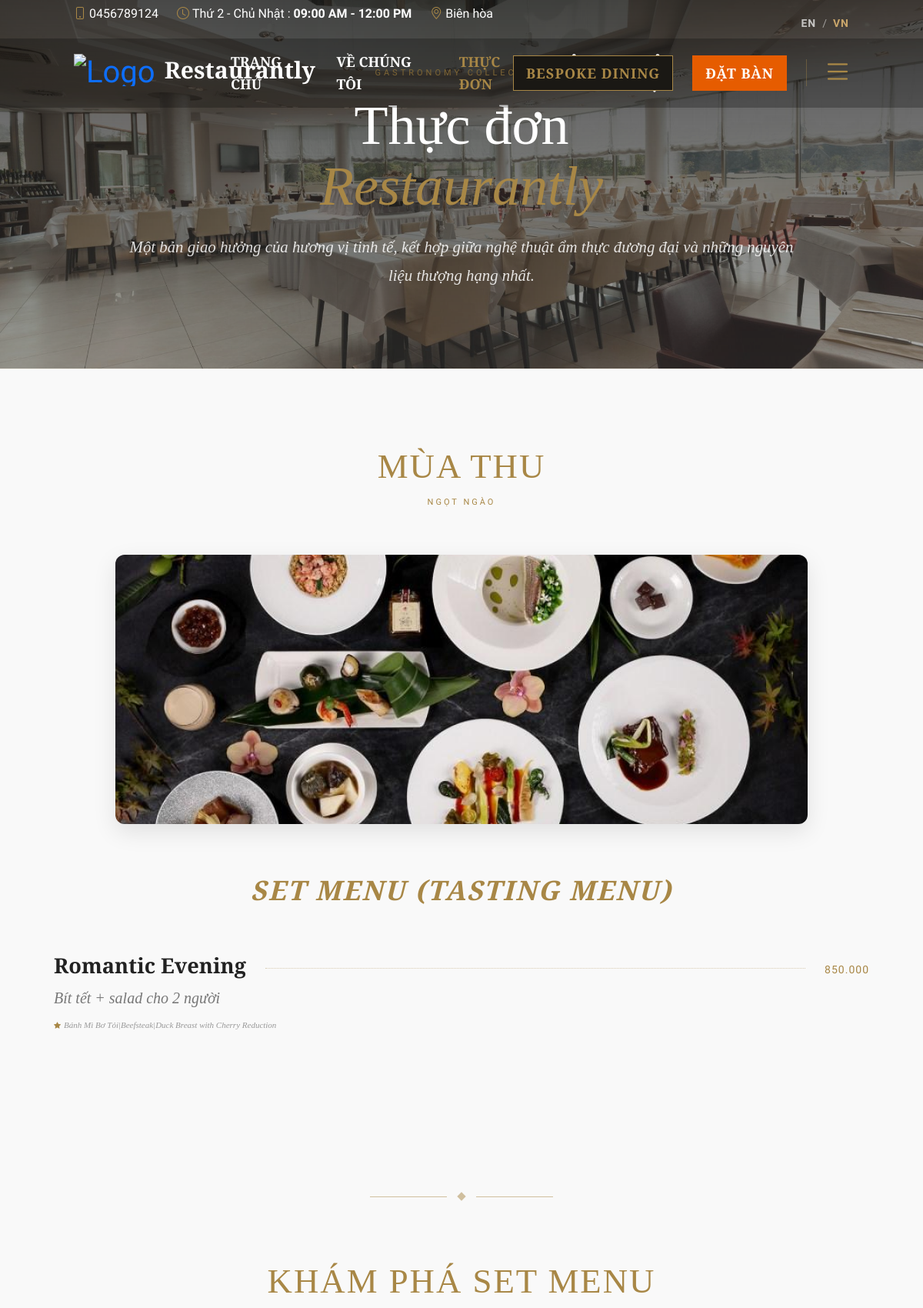
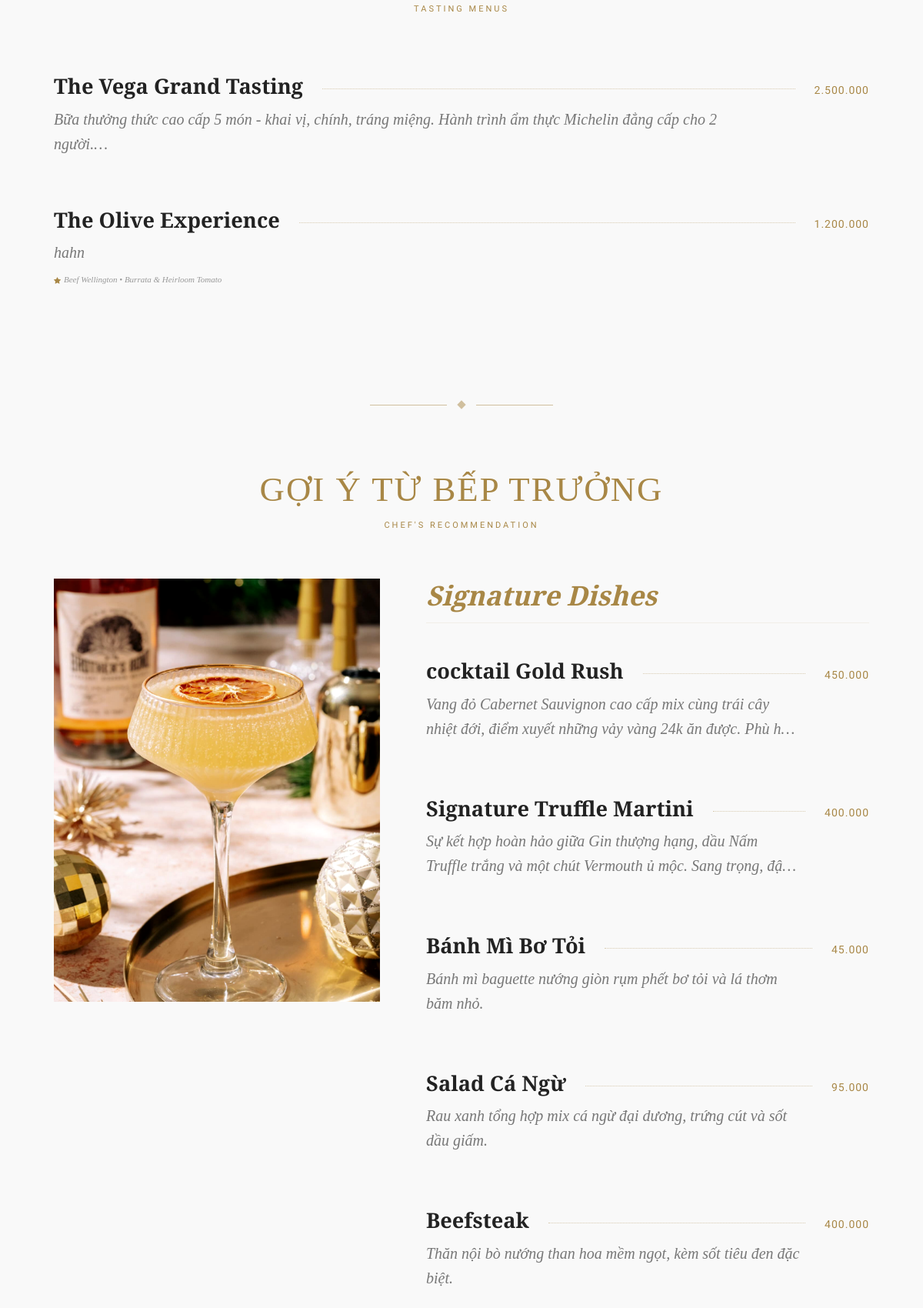
Page /menu.php (upper part) on the committed database (2 pictures, top to bottom).
### tables this page shows
CREATE TABLE `themes` (
  `id` int(11) NOT NULL,
  `name` varchar(255) NOT NULL,
  `description` text DEFAULT NULL,
  `start_date` datetime DEFAULT NULL,
  `end_date` datetime DEFAULT NULL,
  `image` varchar(255) DEFAULT NULL,
  `is_active` tinyint(1) DEFAULT 1,
  `created_at` timestamp NOT NULL DEFAULT current_timestamp()
);

CREATE TABLE `combos` (
  `id` int(11) NOT NULL,
  `name` varchar(255) NOT NULL,
  `description` text DEFAULT NULL,
  `price` decimal(15,2) NOT NULL,
  `image` varchar(255) DEFAULT NULL,
  `status` tinyint(1) DEFAULT 1,
  `is_active` tinyint(1) NOT NULL DEFAULT 1,
  `created_at` timestamp NOT NULL DEFAULT current_timestamp(),
  `theme_id` int(11) DEFAULT NULL
);

CREATE TABLE `foods` (
  `id` int(11) NOT NULL,
  `category_id` int(11) DEFAULT NULL,
  `name` varchar(255) NOT NULL,
  `price` decimal(15,2) NOT NULL,
  `image` varchar(255) DEFAULT NULL,
  `description` text DEFAULT NULL,
  `status` tinyint(1) DEFAULT 1,
  `max_toppings` int(11) DEFAULT 4,
  `is_active` tinyint(1) NOT NULL DEFAULT 1,
  `is_chef_recommended` tinyint(1) DEFAULT 0,
  `allergens` text DEFAULT NULL,
  `wine_pairing_id` int(11) DEFAULT NULL,
  `chef_note` text DEFAULT NULL,
  `food_journey` text DEFAULT NULL,
  `cooking_technique` text DEFAULT NULL,
  `theme_id` int(11) DEFAULT NULL,
  `cooking_status` text DEFAULT NULL
);

### menu.php (the view, shortened to what this page needs)
<?php
$database = new Database();
$db = $database->getConnection();
$active_themes = $db->query("SELECT * FROM themes WHERE is_active = 1 AND (start_date IS NULL OR start_date <= NOW()) AND (end_date IS NULL OR end_date >= NOW()) ORDER BY id DESC")->fetchAll(PDO::FETCH_ASSOC);
foreach ($active_themes as &$t) {
    $t_combos = $db->prepare("SELECT c.*, GROUP_CONCAT(f.name SEPARATOR '|') as list_foods FROM combos c LEFT JOIN combo_items ci ON c.id = ci.combo_id LEFT JOIN foods f ON ci.food_id = f.id WHERE c.theme_id = ? AND c.is_active = 1 GROUP BY c.id");
    $t_combos->execute([$t['id']]);
    $t['combos'] = $t_combos->fetchAll(PDO::FETCH_ASSOC);
}
$all_foods      = $db->query("SELECT f.*, c.name as cat_name, (SELECT GROUP_CONCAT(CONCAT(i.item_name, ',', IFNULL(i.category, '')) SEPARATOR ',') FROM food_recipes fr JOIN inventory i ON fr.ingredient_id = i.id WHERE fr.food_id = f.id) as recipe_ingredients, (SELECT GROUP_CONCAT(CONCAT(tp.name, ' (+', FORMAT(tp.price, 0), 'đ)') SEPARATOR ' | ') FROM food_toppings ft JOIN toppings tp ON ft.topping_id = tp.id WHERE ft.food_id = f.id AND tp.status=1) as list_toppings FROM foods f LEFT JOIN categories c ON f.category_id = c.id WHERE f.is_active = 1 AND (f.theme_id IS NULL OR f.theme_id = 0) ORDER BY f.id DESC")->fetchAll(PDO::FETCH_ASSOC);
$chef_foods     = $db->query("SELECT f.*, c.name as cat_name, (SELECT GROUP_CONCAT(CONCAT(i.item_name, ',', IFNULL(i.category, '')) SEPARATOR ',') FROM food_recipes fr JOIN inventory i ON fr.ingredient_id = i.id WHERE fr.food_id = f.id) as recipe_ingredients, (SELECT GROUP_CONCAT(CONCAT(tp.name, ' (+', FORMAT(tp.price, 0), 'đ)') SEPARATOR ' | ') FROM food_toppings ft JOIN toppings tp ON ft.topping_id = tp.id WHERE ft.food_id = f.id AND tp.status=1) as list_toppings FROM foods f LEFT JOIN categories c ON f.category_id = c.id WHERE f.is_active = 1 AND f.is_chef_recommended = 1 AND (f.theme_id IS NULL OR f.theme_id = 0) ORDER BY f.id DESC")->fetchAll(PDO::FETCH_ASSOC);
$user_allergies = [];
function hasAllergen($food, $user_allergies) {
    if (empty($user_allergies)) return false;
    return false;
}
include __DIR__ . '/views/client/layouts/header.php';
?>
<section class="editorial-hero">
   <div class="editorial-hero-bg"></div>
   <div class="editorial-hero-overlay"></div>
   <div class="editorial-hero-content">
       <span class="eyebrow">Gastronomy Collection</span>
       <h1>Thực đơn<br><em>Restaurantly</em></h1>
       <p>Một bản giao hưởng của hương vị tinh tế, kết hợp giữa nghệ thuật ẩm thực đương đại và những nguyên liệu thượng hạng&nbsp;nhất.</p>
   </div>
</section>
<div class="editorial-menu-container">
    <?php if(!empty($active_themes)): ?>
        <?php foreach($active_themes as $t): ?>
            <div class="menu-section tasting-menu-section" style="margin-bottom: 80px;">
                <h2 class="menu-section-title"><?= htmlspecialchars($t['name']) ?></h2>
                <div class="menu-section-subtitle"><?= htmlspecialchars($t['description']) ?></div>
                <?php if(!empty($t['image'])): ?>
                <div style="width: 100%; max-width: 900px; height: 350px; margin: 0 auto 40px auto; border-radius: 12px; overflow: hidden; box-shadow: 0 10px 30px rgba(0,0,0,0.1);">
                    <img src="<?= htmlspecialchars($t['image']) ?>" style="width:100%; height:100%; object-fit: cover; transition: transform 0.5s ease;" onmouseover="this.style.transform='scale(1.05)'" onmouseout="this.style.transform='scale(1)'" alt="<?= htmlspecialchars($t['name']) ?>">
                </div>
                <?php endif; ?>
                <div class="menu-list">
                    <?php if(!empty($t['combos'])): ?>
                        <div class="menu-category mt-4" style="display: block;">
                            <div class="category-content-wrap" style="width: 100%; max-width: 100%; padding: 0;">
                                <h3 class="category-title" style="text-align:center; border:none; margin-bottom: 20px; text-transform: uppercase; letter-spacing: 2px;">Set Menu (Tasting Menu)</h3>
                                <div class="menu-list" style="margin-top: 30px;">
                                    <?php foreach($t['combos'] as $row): ?>
                                    <div class="menu-item menu-hover-trigger" data-img="public/assets/img/combos/<?= htmlspecialchars($row['image'] ?: 'default-combo.jpg') ?>" onclick="window.location.href='combo_detail.php?id=<?= $row['id'] ?>'" style="cursor:pointer; transition: background 0.3s ease;">
                                        <div class="menu-item-header">
                                            <span class="menu-item-name"><?= htmlspecialchars($row['name']) ?></span>
                                            <span class="menu-item-dots"></span>
                                            <span class="menu-item-price"><?= number_format($row['price'],0,',','.') ?></span>
                                        </div>
                                        <p class="menu-item-desc">
                                            <?= htmlspecialchars($row['description']) ?>
                                            <br><i class="bi bi-star-fill me-1" style="color:#A88746; font-size:9px; margin-top:5px;"></i><span style="font-size:11px; color:#999;"><?= htmlspecialchars(str_replace(',', ' • ', $row['list_foods'])) ?></span>
                                        </p>
                                    </div>
                                    <?php endforeach; ?>
                                </div>
                            </div>
                        </div>
                    <?php endif; ?>
                </div>
            </div>
            <div class="menu-divider"><div class="diamond"></div></div>
        <?php endforeach; ?>
    <?php endif; ?>
    <?php
    $standalone_sets = $db->query("
        SELECT c.*, GROUP_CONCAT(f.name ORDER BY f.name SEPARATOR ', ') as list_foods
        FROM combos c
        LEFT JOIN combo_items ci ON c.id = ci.combo_id
        LEFT JOIN foods f ON ci.food_id = f.id
        WHERE c.is_active = 1
        AND (c.theme_id IS NULL OR c.theme_id NOT IN (
            SELECT id FROM themes WHERE is_active = 1 AND (start_date IS NULL OR start_date <= NOW()) AND (end_date IS NULL OR end_date >= NOW())
        ))
        GROUP BY c.id ORDER BY c.id DESC
    ")->fetchAll(PDO::FETCH_ASSOC);
    ?>
    <?php if(!empty($standalone_sets)): ?>
    <div class="menu-section a-la-carte-section">
        <h2 class="menu-section-title">Khám Phá Set Menu</h2>
        <div class="menu-section-subtitle">Tasting Menus</div>
        <div class="menu-category mt-4" style="display: block;">
            <div class="category-content-wrap" style="width: 100%; max-width: 100%; padding: 0;">
                <div class="menu-list">
                    <?php foreach($standalone_sets as $row): ?>
                    <div class="menu-item menu-hover-trigger" data-img="public/assets/img/combos/<?= htmlspecialchars($row['image'] ?: 'default-combo.jpg') ?>" onclick="window.location.href='combo_detail.php?id=<?= $row['id'] ?>'" style="cursor:pointer; transition: background 0.3s ease;">
                        <div class="menu-item-header">
                            <span class="menu-item-name"><?= htmlspecialchars($row['name']) ?></span>
                            <span class="menu-item-dots"></span>
                            <span class="menu-item-price"><?= number_format($row['price'],0,',','.') ?></span>
                        </div>
                        <p class="menu-item-desc">
                            <?= htmlspecialchars($row['description']) ?>
                            <br><i class="bi bi-star-fill me-1" style="color:#A88746; font-size:9px; margin-top:5px;"></i><span style="font-size:11px; color:#999;"><?= htmlspecialchars(str_replace(',', ' • ', $row['list_foods'])) ?></span>
                        </p>
                    </div>
                    <?php endforeach; ?>
                </div>
            </div>
        </div>
    </div>
    <div class="menu-divider"><div class="diamond"></div></div>
    <?php endif; ?>
    <?php if(!empty($chef_foods)): ?>
    <div class="menu-section a-la-carte-section">
        <h2 class="menu-section-title">Gợi Ý Từ Bếp Trưởng</h2>
        <div class="menu-section-subtitle">Chef's Recommendation</div>
        <div class="menu-category">
            <div class="category-image-wrap">
                <img id="cat-img-chef" src="public/assets/img/menu/<?= htmlspecialchars($chef_foods[0]['image']) ?>" class="category-image" onerror="this.onerror=null; this.src='https://placehold.co/800x600/262629/A88746?text=No+Image'" style="transition: opacity 0.15s ease;">
            </div>
            <div class="category-content-wrap">
                <h3 class="category-title">Signature Dishes</h3>
                <div class="menu-list">
                    <?php foreach($chef_foods as $f):
                        $has_al = hasAllergen($f, $user_allergies);
                    ?>
                    <div class="menu-item menu-hover-trigger <?= $has_al ? 'allergy-item' : '' ?>"
                         data-img="public/assets/img/menu/<?= htmlspecialchars($f['image'] ?: 'default-food.jpg') ?>"
                         onmouseenter="changeFeaturedImage('cat-img-chef', 'public/assets/img/menu/<?= htmlspecialchars($f['image'] ?: 'default.jpg') ?>')"
                         onclick="window.location.href='dish.php?id=<?= $f['id'] ?>'" style="cursor:pointer; transition: background 0.3s ease;">
                        <div class="menu-item-header">
                            <span class="menu-item-name"><?= htmlspecialchars($f['name']) ?></span>
                            <span class="menu-item-dots"></span>
                            <span class="menu-item-price"><?= number_format($f['price'],0,',','.') ?></span>
                        </div>
                        <p class="menu-item-desc">
                            <?= htmlspecialchars($f['description']) ?>
                        </p>
                    </div>
                    <?php endforeach; ?>
                </div>
            </div>
        </div>
    </div>
    <?php endif; ?>
</div>
<?php include __DIR__ . '/views/client/layouts/footer.php'; ?>

### views/client/layouts/header.php (style rules this page uses)
:root { --primary-color: #A88746; }
body { margin: 0; padding: 0 !important; font-family: 'Source Sans 3', sans-serif; background-color: #0c0b09; color: #fff; }

### menu.php (style rules this page uses)
:root { --bg-color: #F9F9F9; --text-main: #222222; --text-muted: #777777; --accent-burgundy: #A88746; --accent-burgundy: #A88746; --font-serif: 'Cormorant Garamond', serif; --font-sans: 'Source Sans 3', sans-serif; }
* { box-sizing: border-box; margin: 0; padding: 0; }
body { background-color: var(--bg-color); color: var(--text-main); font-family: var(--font-sans); line-height: 1.6; overflow-x: hidden; }
.editorial-hero { position: relative; height: 60vh; min-height: 450px; display: flex; align-items: center; justify-content: center; text-align: center; border-bottom: 1px solid rgba(168, 135, 70,0.1); }
.editorial-hero-bg { position: absolute; inset: 0; background-image: url('public/assets/img/hero/e1ed0ad828fff1d6a15d.jpg'); background-size: cover; background-position: center; filter: grayscale(0.2) opacity(0.8); z-index: 0; }
.editorial-hero-overlay { position: absolute; inset: 0; background: linear-gradient(to bottom, rgba(0,0,0,0.7) 0%, rgba(0,0,0,0.3) 100%); z-index: 1; }
.editorial-hero-content { position: relative; z-index: 2; padding: 0 20px; max-width: 1000px; }
.eyebrow { display: block; font-family: var(--font-sans); font-size: 11px; letter-spacing: 4px; text-transform: uppercase; color: var(--accent-burgundy); margin-bottom: 20px; }
.editorial-hero h1 { font-family: var(--font-serif); font-size: clamp(3rem, 6vw, 4.5rem); font-weight: 300; color: #ffffff; line-height: 1.1; margin-bottom: 20px; }
.editorial-hero h1 em { font-style: italic; color: var(--accent-burgundy); }
.editorial-hero p { font-family: var(--font-serif); font-size: 1.3rem; color: rgba(255,255,255,0.85); font-style: italic; line-height: 1.8; padding: 0 5%; }
.editorial-menu-container { max-width: 1100px; margin: 0 auto; padding: 100px 20px; background-color: var(--bg-color); }
.menu-section { margin-bottom: 120px; }
.menu-section-title { text-align: center; font-family: var(--font-serif); font-size: 2.8rem; font-weight: 400; color: var(--accent-burgundy); margin-bottom: 10px; text-transform: uppercase; letter-spacing: 2px; }
.menu-section-subtitle { text-align: center; font-family: var(--font-sans); font-size: 11px; letter-spacing: 3px; text-transform: uppercase; color: var(--accent-burgundy); margin-bottom: 60px; }
.menu-divider { display: flex; align-items: center; justify-content: center; margin: 80px 0; opacity: 0.5; }
.menu-divider::before, .menu-divider::after { content: ''; height: 1px; width: 100px; background-color: var(--accent-burgundy); }
.menu-divider .diamond { width: 8px; height: 8px; background-color: var(--accent-burgundy); transform: rotate(45deg); margin: 0 15px; }
.menu-category { margin-bottom: 100px; display: flex; align-items: flex-start; gap: 60px; }
.category-image-wrap { flex: 0 0 40%; height: 550px; position: sticky; top: 100px; }
.category-image { width: 100%; height: 100%; object-fit: cover; filter: grayscale(0.1) contrast(1.05); }
.category-content-wrap { flex: 1; }
.category-title { text-align: left; font-family: var(--font-serif); font-size: 2.2rem; font-weight: 600; font-style: italic; color: var(--accent-burgundy); margin-bottom: 30px; border-bottom: 1px solid rgba(168, 135, 70,0.1); padding-bottom: 15px; }
.menu-list { display: flex; flex-direction: column; gap: 25px; }
.menu-item { display: flex; flex-direction: column; cursor: pointer; transition: opacity 0.3s ease; padding: 10px 0; }
.menu-item-header { display: flex; align-items: baseline; margin-bottom: 5px; }
.menu-item-name { font-family: var(--font-serif); font-size: 1.7rem; font-weight: 600; color: var(--text-main); background: var(--bg-color); padding-right: 15px; z-index: 2; }
.menu-item-dots { flex-grow: 1; border-bottom: 1px dotted rgba(168, 135, 70,0.4); margin: 0 10px; position: relative; top: -6px; z-index: 1; }
.menu-item-price { font-family: var(--font-sans); font-size: 14px; color: var(--accent-burgundy); background: var(--bg-color); padding-left: 15px; z-index: 2; font-weight: 500; letter-spacing: 1px; }
.menu-item-desc { font-family: var(--font-serif); font-size: 1.25rem; font-weight: 500; color: var(--text-muted); font-style: italic; max-width: 85%; line-height: 1.6; display: -webkit-box; -webkit-line-clamp: 2; -webkit-box-orient: vertical; overflow: hidden; text-overflow: ellipsis; }

### rows in the picture
themes: name "MÙA THU", description "NGỌT NGÀO", image (picture)
combos: name "Romantic Evening", price "850.000", description "Bít tết + salad cho 2 người", list_foods "Bánh Mì Bơ Tỏi|Beefsteak|Duck Breast with Cherry Reduction"
combos: name "The Vega Grand Tasting", price "2.500.000", description "Bữa thưởng thức cao cấp 5 món - khai vị, chính, tráng miệng. Hành trình ẩm thực Michelin đẳng cấp cho 2 người."
combos: name "The Olive Experience", price "1.200.000", description "hahn", list_foods "Beef Wellington • Burrata & Heirloom Tomato"
foods: image (picture), name "cocktail Gold Rush", price "450.000", description "Vang đỏ Cabernet Sauvignon cao cấp mix cùng trái cây nhiệt đới, điểm xuyết những vảy vàng 24k ăn được. Phù…"
foods: name "Signature Truffle Martini", price "400.000", description "Sự kết hợp hoàn hảo giữa Gin thượng hạng, dầu Nấm Truffle trắng và một chút Vermouth ủ mộc. Sang trọng,…"
foods: name "Bánh Mì Bơ Tỏi", price "45.000", description "Bánh mì baguette nướng giòn rụm phết bơ tỏi và lá thơm băm nhỏ."
foods: name "Salad Cá Ngừ", price "95.000", description "Rau xanh tổng hợp mix cá ngừ đại dương, trứng cút và sốt dầu giấm."
foods: name "Beefsteak", price "400.000", description "Thăn nội bò nướng than hoa mềm ngọt, kèm sốt tiêu đen đặc biệt."

### other values in the picture
$settings['hotline'] "0456789124"
$settings['open_days'] "Thứ 2 - Chủ Nhật"
$settings['open_time'] "09:00 AM - 12:00 PM"
$settings['address'] "Biên hòa"
$settings['restaurant_name'] "Restaurantly"
__('home') "TRANG CHỦ"
__('news') "VỀ CHÚNG TÔI"
__('menu') "THỰC ĐƠN"
__('book_table') "ĐẶT BÀN"
